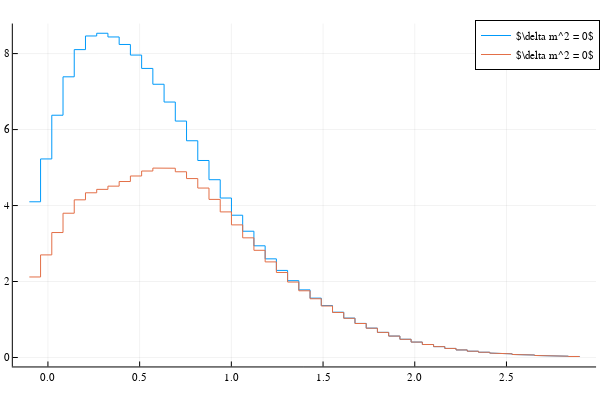

The cell this chart's notebook holds for it:
### Code cell
loges = range(log10(emin), log10(emax), 50)

plot(loges, [edistbinned(0, 0, 0), edistbinned(10^(-14.3), 0, 0)], seriestype=:step, label=L"\delta m^2 = 0")
